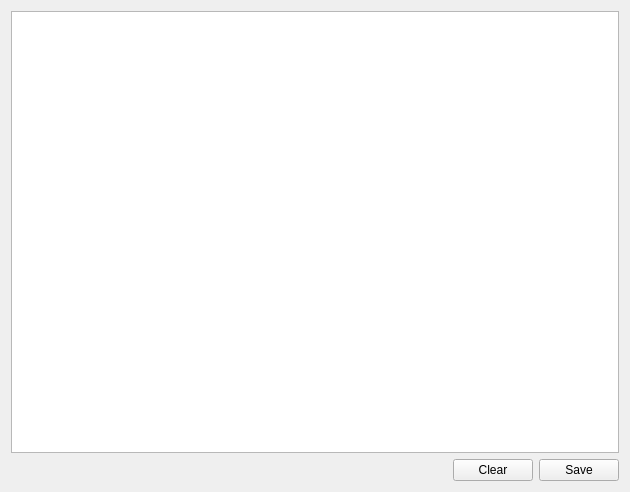
<?xml version="1.0" encoding="UTF-8"?>
<ui version="4.0">
 <class>experiment_notesWidget</class>
 <widget class="QWidget" name="experiment_notesWidget">
  <property name="enabled">
   <bool>true</bool>
  </property>
  <property name="geometry">
   <rect>
    <x>0</x>
    <y>0</y>
    <width>630</width>
    <height>492</height>
   </rect>
  </property>
  <property name="windowTitle">
   <string>experiment_notes</string>
  </property>
  <layout class="QVBoxLayout" name="verticalLayout" stretch="0">
   <item>
    <layout class="QVBoxLayout" name="verticalLayout_2">
     <item>
      <widget class="QPlainTextEdit" name="notes"/>
     </item>
     <item>
      <layout class="QHBoxLayout" name="horizontalLayout">
       <item>
        <spacer name="horizontalSpacer">
         <property name="orientation">
          <enum>Qt::Horizontal</enum>
         </property>
         <property name="sizeHint" stdset="0">
          <size>
           <width>40</width>
           <height>20</height>
          </size>
         </property>
        </spacer>
       </item>
       <item>
        <widget class="QPushButton" name="clear_pushButton">
         <property name="text">
          <string>Clear</string>
         </property>
        </widget>
       </item>
       <item>
        <widget class="QPushButton" name="save_pushButton">
         <property name="text">
          <string>Save</string>
         </property>
        </widget>
       </item>
      </layout>
     </item>
    </layout>
   </item>
  </layout>
 </widget>
 <resources/>
 <connections/>
</ui>
